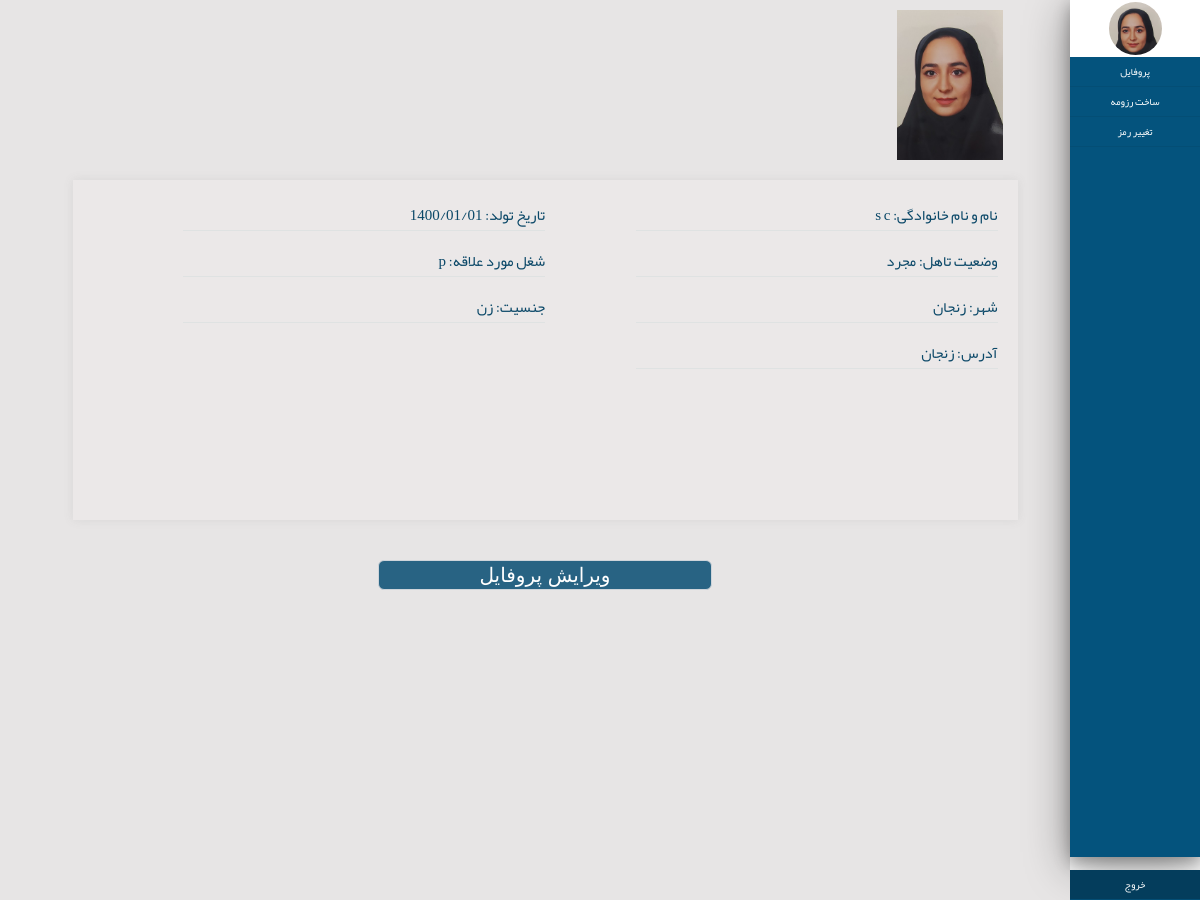
/accounts/profile/ (signed in), run on the app's committed database.
### accounts/models.py (models this page shows)
class ProfileModel(models.Model):
    class Meta:
        verbose_name="profiles"
        verbose_name_plural="profiles"
    user=models.OneToOneField(User,on_delete=CASCADE,verbose_name="کاربری",related_name="profile")
    male=1
    female=2
    status_choices=((male,"مرد"),(female,"زن"))
    gender=models.IntegerField(choices=status_choices,verbose_name="جنسیت",null=True)
    single=1
    married=2
    status_choices1=((single,"مجرد"),(married,"متاهل"))
    marital_status=models.IntegerField(choices=status_choices1,verbose_name="وضعیت تاهل",null=True,blank=False)
    city=models.CharField(max_length=100,verbose_name="شهر محل سکونت",null=True,blank=False)
    address=models.CharField(max_length=300,verbose_name="آدرس",null=True,blank=False)
    birthday=models.DateField(verbose_name="تاریخ تولد",null=True,blank=False)
    Expected_Salary=models.IntegerField(verbose_name="حقوق درخواستی",null=True,blank=False)
    intrested_job=models.CharField(max_length=100,verbose_name="شغل مورد علاقه",null=True,blank=False)
    ProfileImage=models.ImageField(upload_to='profileimages/',verbose_name="عکس")

### accounts/views.py (the view)
# urls.py: path('profile/',views.profileView),
@login_required
def profileView(request):
    profile=request.user.profile
    context={
        "profile":profile
    }
    return render(request,"accounts/profile.html",context)

### accounts/templates/accounts/profile.html (shortened to what this page needs)
{%load static%}
<!DOCTYPE html>
<html lang="en">
<head>
    <link rel="stylesheet" href="{%static 'css/styless.css'%}">
</head>
<body>
    <body dir="rtl">
        <div class="container bodyy">
            <div class="main_container">
                <div class="nav-md">
                    <div class="shadoww">
                        <div class="navbar nav_title">
                            <div class="navbar circular--portrait" >
                                <img src="{{ profile.ProfileImage.url  }}" alt="...">
                            </div>
                        </div>
                        <div class="sidebarmenu">
                            <div >
                               <div class="side-menu sidbarmenu-contain"><a href="#"  style="text-decoration: none;color:white;">پروفایل</a></div>
                               <div class="side-menu sidbarmenu-contain"><a href="/accounts/resumeprofile" style="text-decoration: none;color:white;">ساخت رزومه</a></div>
                               <div class="side-menu sidbarmenu-contain"><a href="/accounts/password" style="text-decoration: none;color:white;">تغییر رمز</a></div>
                               <div class="side-menu sidbarmenu-contain sidebar-bottom"><a href="/accounts/logout" style="text-decoration: none;color:white;">خروج</a></div>
                            </div>
                        </div>
                    </div>
            </div>
            <div class="boxxrtl"  style="min-height: 607px;">
                <div class="imgbox">
                    <img src="{{ profile.ProfileImage.url  }}" style="width: 100%;align-items: right;">
                </div>
                <div style="width: 100%;margin-left: 0%; margin-right: 0%; height: 335px;" >
                    <div class="profilecontentbox">
                        <div style="width: 40%;float: right; margin-left: 10%; margin-right: 0%;" >
                            <p class="profil">نام و نام خانوادگی:&nbsp;{{ profile.user.get_full_name|default:"" }}</p>
                            <p class="profil">وضعیت تاهل:&nbsp;{{ profile.get_marital_status_display }}</p>
                            <p class="profil"> شهر:&nbsp;{{ profile.city|default:""}}</p>
                            <p class="profil">آدرس:&nbsp;{{ profile.address|default:"" }}</p>
                        </div>
                        <div style="width: 40%;float: right; margin-left: 10%; margin-right: 0%;" >
                            <p class="profil">تاریخ تولد:&nbsp;{{ profile.birthday|date:'Y/m/d' |default:""}}</p>
                            <p class="profil">شغل مورد علاقه:&nbsp;{{ profile.intrested_job |default:""}}</p>
                            <p class="profil">جنسیت:&nbsp;{{ profile.get_gender_display|default:"" }}</p>
                        </div>
                    </div>
                </div>
                <div style=" display:block; align-items: center;margin-top: 30px;">
                    <a href="/accounts/profileEdit">
                        <input type="button" value="ویرایش پروفایل" class="btn editsubmit" />
                     </a>
                </div>
            </div>
        </div>
</body>
</html>

### static/css/styless.css (style rules this page uses)
* { margin: 0px; padding: 0px; border: 0px; }
body { font-family: Yekan,IranianSans,Bnazanin; font-size: 10px; }
.container { width: 100%; margin: 0 auto; background:rgba(255, 255, 255); height: 900px; }
.navbar { position: relative; min-height: 50px; margin-bottom: 0px; border: 1px solid transparent; }
.nav-md { min-height: 100%; width: 130px; padding: 0px; position: absolute; display: -ms-flexbox; display: flex; z-index: 1; }
.nav_title { width: 130px; float: left; background: #ffffff; border-radius: 0; height: 57px; }
.circular--portrait { position: relative; width: 55px; height:55px; overflow: hidden; border-radius: 50%; margin: auto; }
.circular--portrait img { width: 100%; height: auto; object-fit: contain; margin-top: -2px; }
.sidebarmenu { background-color: rgb(4, 83, 125); padding: 0px; width: 130px; float: left; height: 800px; }
.sidbarmenu-contain { border-bottom: 1px solid rgb(4, 78, 117); text-align: center; }
.side-menu { width: 130px; height: 30px; padding: 5px; text-align: center; }
.sidebar-bottom { margin-top: 460px; width: 130px; background: rgb(4, 61, 92); position: fixed; bottom: 0px; }
.boxxrtl { padding: 0; margin-right: 130px; padding-top: 10px; padding-left: 20px; text-align: center; background-color: rgb(231, 229, 229); overflow-y: scroll; position: fixed; bottom: 0px; top: 0px; right: 0px; left: 0px; }
.shadoww { width: 130px; box-shadow: 0 10px 45px 0 rgb(0 0 0 / 40%), 0 5px 15px 0 rgb(0 0 0 / 29%); position: fixed; }
img { width: 100%; height: 100%; object-fit: contain; }
.btn { width: 100%; background-color: #2bbfcaf6 ; height: 30px; border:1px solid #ced4da; border-radius: 3.25rem; margin-top: 15px; padding: auto; text-align: center; transition: border-color 0.15s ease-in-out, box-shadow 0.15s ease-in-out; }
.profil { font-size: 15px; text-align: right; padding-right: 0px; margin-bottom: 15px; color: rgb(11 72 104); border-bottom:1px solid rgb(223, 226, 226); }
.imgbox { width: 200px; height: 150px; padding-right: 40px; margin-bottom: 20px; }
.editsubmit { width: 334px; background-color: rgb(40, 99, 131); border-radius: 0.375rem; text-decoration: none; font-size: 20px; color:white; }
.profilecontentbox { background: rgba(247, 241, 241, 0.233); box-shadow: 0 0px 10px rgb(95 95 95 / 10%); padding: 20px; height: 340px; margin-left: 5%; margin-right: 5%; }

### data on the page
ProfileModel: ProfileImage (picture), user.get_full_name "s c", marital_status "مجرد", city "زنجان", address "زنجان", birthday "1400/01/01", intrested_job "p", gender "زن"
